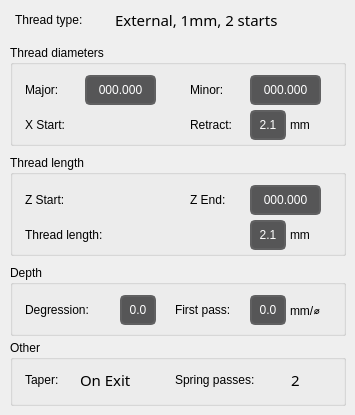
   <widget class="QWidget" name="pageThreading3">
    <widget class="QLabel" name="labelThreadType">
     <property name="geometry">
      <rect>
       <x>115</x>
       <y>5</y>
       <width>206</width>
       <height>30</height>
      </rect>
     </property>
     <property name="font">
      <font>
       <family>Noto Sans</family>
       <pointsize>11</pointsize>
       <weight>50</weight>
       <italic>false</italic>
       <bold>false</bold>
      </font>
     </property>
     <property name="styleSheet">
      <string notr="true">font: 11pt &quot;Noto Sans&quot;;</string>
     </property>
     <property name="text">
      <string>External, 1mm, 2 starts</string>
     </property>
    </widget>
    <widget class="QLabel" name="label_49">
     <property name="geometry">
      <rect>
       <x>15</x>
       <y>5</y>
       <width>101</width>
       <height>30</height>
      </rect>
     </property>
     <property name="styleSheet">
      <string notr="true">font: 11pt &quot;Noto Sans&quot;;</string>
     </property>
     <property name="text">
      <string>Thread type: </string>
     </property>
    </widget>
    <widget class="QGroupBox" name="groupBox_2">
     <property name="geometry">
      <rect>
       <x>10</x>
       <y>45</y>
       <width>336</width>
       <height>101</height>
      </rect>
     </property>
     <property name="title">
      <string>Thread diameters</string>
     </property>
     <widget class="QLabel" name="labelMajorDiameter">
      <property name="geometry">
       <rect>
        <x>75</x>
        <y>30</y>
        <width>71</width>
        <height>30</height>
       </rect>
      </property>
      <property name="styleSheet">
       <string notr="true">QLabel {
    border-style: solid;
    border-color: rgb(96, 96, 97);
    border-width: 2px;
    border-radius: 5px;
    color: white;
    background: rgb(86, 86, 87);
	font: 11pt &quot;Noto&quot;;
}</string>
      </property>
      <property name="text">
       <string>000.000</string>
      </property>
      <property name="alignment">
       <set>Qt::AlignCenter</set>
      </property>
     </widget>
     <widget class="QLabel" name="label_64">
      <property name="geometry">
       <rect>
        <x>15</x>
        <y>30</y>
        <width>56</width>
        <height>30</height>
       </rect>
      </property>
      <property name="styleSheet">
       <string notr="true">font: 11pt &quot;Noto Sans&quot;;</string>
      </property>
      <property name="text">
       <string>Major:</string>
      </property>
     </widget>
     <widget class="QLabel" name="label_78">
      <property name="geometry">
       <rect>
        <x>180</x>
        <y>30</y>
        <width>56</width>
        <height>30</height>
       </rect>
      </property>
      <property name="styleSheet">
       <string notr="true">font: 11pt &quot;Noto Sans&quot;;</string>
      </property>
      <property name="text">
       <string>Minor:</string>
      </property>
     </widget>
     <widget class="QLabel" name="labelMinorDiameter">
      <property name="geometry">
       <rect>
        <x>240</x>
        <y>30</y>
        <width>71</width>
        <height>30</height>
       </rect>
      </property>
      <property name="styleSheet">
       <string notr="true">QLabel {
    border-style: solid;
    border-color: rgb(96, 96, 97);
    border-width: 2px;
    border-radius: 5px;
    color: white;
    background: rgb(86, 86, 87);
	font: 11pt &quot;Noto&quot;;
}</string>
      </property>
      <property name="text">
       <string>000.000</string>
      </property>
      <property name="alignment">
       <set>Qt::AlignCenter</set>
      </property>
     </widget>
     <widget class="QLabel" name="label_83">
      <property name="geometry">
       <rect>
        <x>15</x>
        <y>65</y>
        <width>56</width>
        <height>30</height>
       </rect>
      </property>
      <property name="styleSheet">
       <string notr="true">font: 11pt &quot;Noto Sans&quot;;</string>
      </property>
      <property name="text">
       <string>X Start:</string>
      </property>
     </widget>
     <widget class="QLabel" name="label_84">
      <property name="geometry">
       <rect>
        <x>180</x>
        <y>65</y>
        <width>61</width>
        <height>30</height>
       </rect>
      </property>
      <property name="styleSheet">
       <string notr="true">font: 11pt &quot;Noto Sans&quot;;</string>
      </property>
      <property name="text">
       <string>Retract:</string>
      </property>
     </widget>
     <widget class="QLabel" name="labelRetract">
      <property name="geometry">
       <rect>
        <x>240</x>
        <y>65</y>
        <width>36</width>
        <height>30</height>
       </rect>
      </property>
      <property name="styleSheet">
       <string notr="true">QLabel {
    border-style: solid;
    border-color: rgb(96, 96, 97);
    border-width: 2px;
    border-radius: 5px;
    color: white;
    background: rgb(86, 86, 87);
	font: 11pt &quot;Noto&quot;;
}</string>
      </property>
      <property name="text">
       <string>2.1</string>
      </property>
      <property name="alignment">
       <set>Qt::AlignCenter</set>
      </property>
     </widget>
     <widget class="QLabel" name="label_85">
      <property name="geometry">
       <rect>
        <x>280</x>
        <y>65</y>
        <width>31</width>
        <height>30</height>
       </rect>
      </property>
      <property name="styleSheet">
       <string notr="true">font: 11pt &quot;Noto Sans&quot;;</string>
      </property>
      <property name="text">
       <string>mm</string>
      </property>
     </widget>
     <widget class="DROLabel" name="labelCurrentXPos">
      <property name="geometry">
       <rect>
        <x>75</x>
        <y>65</y>
        <width>71</width>
        <height>30</height>
       </rect>
      </property>
      <property name="styleSheet">
       <string notr="true">DROLabel {
    border-style: solid;
    border-color: rgb(96, 96, 97);
    border-width: 2px;
    border-radius: 5px;
    color: white;
    background: rgb(86, 86, 87);
	font: 11pt &quot;Noto&quot;;
}</string>
      </property>
     </widget>
    </widget>
    <widget class="QGroupBox" name="groupBox_3">
     <property name="geometry">
      <rect>
       <x>10</x>
       <y>155</y>
       <width>336</width>
       <height>101</height>
      </rect>
     </property>
     <property name="title">
      <string>Thread length</string>
     </property>
     <widget class="QLabel" name="label_79">
      <property name="geometry">
       <rect>
        <x>15</x>
        <y>30</y>
        <width>61</width>
        <height>30</height>
       </rect>
      </property>
      <property name="styleSheet">
       <string notr="true">font: 11pt &quot;Noto Sans&quot;;</string>
      </property>
      <property name="text">
       <string>Z Start:</string>
      </property>
     </widget>
     <widget class="QLabel" name="labelZEnd">
      <property name="geometry">
       <rect>
        <x>240</x>
        <y>30</y>
        <width>71</width>
        <height>30</height>
       </rect>
      </property>
      <property name="styleSheet">
       <string notr="true">QLabel {
    border-style: solid;
    border-color: rgb(96, 96, 97);
    border-width: 2px;
    border-radius: 5px;
    color: white;
    background: rgb(86, 86, 87);
	font: 11pt &quot;Noto&quot;;
}</string>
      </property>
      <property name="text">
       <string>000.000</string>
      </property>
      <property name="alignment">
       <set>Qt::AlignCenter</set>
      </property>
     </widget>
     <widget class="QLabel" name="label_80">
      <property name="geometry">
       <rect>
        <x>180</x>
        <y>30</y>
        <width>56</width>
        <height>30</height>
       </rect>
      </property>
      <property name="styleSheet">
       <string notr="true">font: 11pt &quot;Noto Sans&quot;;</string>
      </property>
      <property name="text">
       <string>Z End:</string>
      </property>
     </widget>
     <widget class="QLabel" name="labelThreadLength">
      <property name="geometry">
       <rect>
        <x>240</x>
        <y>65</y>
        <width>36</width>
        <height>30</height>
       </rect>
      </property>
      <property name="styleSheet">
       <string notr="true">QLabel {
    border-style: solid;
    border-color: rgb(96, 96, 97);
    border-width: 2px;
    border-radius: 5px;
    color: white;
    background: rgb(86, 86, 87);
	font: 11pt &quot;Noto&quot;;
}</string>
      </property>
      <property name="text">
       <string>2.1</string>
      </property>
      <property name="alignment">
       <set>Qt::AlignCenter</set>
      </property>
     </widget>
     <widget class="QLabel" name="label_86">
      <property name="geometry">
       <rect>
        <x>280</x>
        <y>65</y>
        <width>31</width>
        <height>30</height>
       </rect>
      </property>
      <property name="styleSheet">
       <string notr="true">font: 11pt &quot;Noto Sans&quot;;</string>
      </property>
      <property name="text">
       <string>mm</string>
      </property>
     </widget>
     <widget class="QLabel" name="label_87">
      <property name="geometry">
       <rect>
        <x>15</x>
        <y>65</y>
        <width>121</width>
        <height>30</height>
       </rect>
      </property>
      <property name="styleSheet">
       <string notr="true">font: 11pt &quot;Noto Sans&quot;;</string>
      </property>
      <property name="text">
       <string>Thread length:</string>
      </property>
     </widget>
     <widget class="DROLabel" name="labelCurrentZPos">
      <property name="geometry">
       <rect>
        <x>75</x>
        <y>30</y>
        <width>71</width>
        <height>30</height>
       </rect>
      </property>
      <property name="styleSheet">
       <string notr="true">DROLabel {
    border-style: solid;
    border-color: rgb(96, 96, 97);
    border-width: 2px;
    border-radius: 5px;
    color: white;
    background: rgb(86, 86, 87);
	font: 11pt &quot;Noto&quot;;
}</string>
      </property>
      <property name="referenceType" stdset="0">
       <number>1</number>
      </property>
      <property name="axisNumber" stdset="0">
       <number>2</number>
      </property>
      <property name="inchFormat" stdset="0">
       <string>%9.4f</string>
      </property>
      <property name="millimeterFormat" stdset="0">
       <string>%10.3f</string>
      </property>
      <property name="degreeFormat" stdset="0">
       <string>%10.2f</string>
      </property>
      <property name="latheMode" stdset="0">
       <number>0</number>
      </property>
     </widget>
    </widget>
    <widget class="QGroupBox" name="groupBox_4">
     <property name="geometry">
      <rect>
       <x>10</x>
       <y>265</y>
       <width>336</width>
       <height>71</height>
      </rect>
     </property>
     <property name="title">
      <string>Depth</string>
     </property>
     <widget class="QLabel" name="label_88">
      <property name="geometry">
       <rect>
        <x>15</x>
        <y>30</y>
        <width>86</width>
        <height>30</height>
       </rect>
      </property>
      <property name="styleSheet">
       <string notr="true">font: 11pt &quot;Noto Sans&quot;;</string>
      </property>
      <property name="text">
       <string>Degression:</string>
      </property>
     </widget>
     <widget class="QLabel" name="labelDepthDegression">
      <property name="geometry">
       <rect>
        <x>110</x>
        <y>30</y>
        <width>36</width>
        <height>30</height>
       </rect>
      </property>
      <property name="styleSheet">
       <string notr="true">QLabel {
    border-style: solid;
    border-color: rgb(96, 96, 97);
    border-width: 2px;
    border-radius: 5px;
    color: white;
    background: rgb(86, 86, 87);
	font: 11pt &quot;Noto&quot;;
}</string>
      </property>
      <property name="text">
       <string>0.0</string>
      </property>
      <property name="alignment">
       <set>Qt::AlignCenter</set>
      </property>
     </widget>
     <widget class="QLabel" name="label_89">
      <property name="geometry">
       <rect>
        <x>165</x>
        <y>30</y>
        <width>76</width>
        <height>30</height>
       </rect>
      </property>
      <property name="styleSheet">
       <string notr="true">font: 11pt &quot;Noto Sans&quot;;</string>
      </property>
      <property name="text">
       <string>First pass:</string>
      </property>
     </widget>
     <widget class="QLabel" name="labelFirstPassDoc">
      <property name="geometry">
       <rect>
        <x>240</x>
        <y>30</y>
        <width>36</width>
        <height>30</height>
       </rect>
      </property>
      <property name="styleSheet">
       <string notr="true">QLabel {
    border-style: solid;
    border-color: rgb(96, 96, 97);
    border-width: 2px;
    border-radius: 5px;
    color: white;
    background: rgb(86, 86, 87);
	font: 11pt &quot;Noto&quot;;
}</string>
      </property>
      <property name="text">
       <string>0.0</string>
      </property>
      <property name="alignment">
       <set>Qt::AlignCenter</set>
      </property>
     </widget>
     <widget class="QLabel" name="label_90">
      <property name="geometry">
       <rect>
        <x>280</x>
        <y>30</y>
        <width>51</width>
        <height>30</height>
       </rect>
      </property>
      <property name="styleSheet">
       <string notr="true">font: 11pt &quot;Noto Sans&quot;;</string>
      </property>
      <property name="text">
       <string>mm/⌀</string>
      </property>
     </widget>
    </widget>
    <widget class="QGroupBox" name="groupBox_5">
     <property name="geometry">
      <rect>
       <x>10</x>
       <y>340</y>
       <width>336</width>
       <height>66</height>
      </rect>
     </property>
     <property name="title">
      <string>Other</string>
     </property>
     <widget class="QLabel" name="label_91">
      <property name="geometry">
       <rect>
        <x>15</x>
        <y>25</y>
        <width>51</width>
        <height>30</height>
       </rect>
      </property>
      <property name="styleSheet">
       <string notr="true">font: 11pt &quot;Noto Sans&quot;;</string>
      </property>
      <property name="text">
       <string>Taper: </string>
      </property>
     </widget>
     <widget class="QLabel" name="labelTaperLocation">
      <property name="geometry">
       <rect>
        <x>70</x>
        <y>25</y>
        <width>81</width>
        <height>30</height>
       </rect>
      </property>
      <property name="font">
       <font>
        <family>Noto Sans</family>
        <pointsize>11</pointsize>
        <weight>50</weight>
        <italic>false</italic>
        <bold>false</bold>
       </font>
      </property>
      <property name="styleSheet">
       <string notr="true">font: 11pt &quot;Noto Sans&quot;;</string>
      </property>
      <property name="text">
       <string>On Exit</string>
      </property>
     </widget>
     <widget class="QLabel" name="label_93">
      <property name="geometry">
       <rect>
        <x>165</x>
        <y>25</y>
        <width>111</width>
        <height>30</height>
       </rect>
      </property>
      <property name="styleSheet">
       <string notr="true">font: 11pt &quot;Noto Sans&quot;;</string>
      </property>
      <property name="text">
       <string>Spring passes:</string>
      </property>
     </widget>
     <widget class="QLabel" name="labelSpringPasses">
      <property name="geometry">
       <rect>
        <x>270</x>
        <y>25</y>
        <width>31</width>
        <height>30</height>
       </rect>
      </property>
      <property name="font">
       <font>
        <family>Noto Sans</family>
        <pointsize>11</pointsize>
        <weight>50</weight>
        <italic>false</italic>
        <bold>false</bold>
       </font>
      </property>
      <property name="styleSheet">
       <string notr="true">font: 11pt &quot;Noto Sans&quot;;</string>
      </property>
      <property name="text">
       <string>2</string>
      </property>
      <property name="alignment">
       <set>Qt::AlignCenter</set>
      </property>
     </widget>
    </widget>
   </widget>
